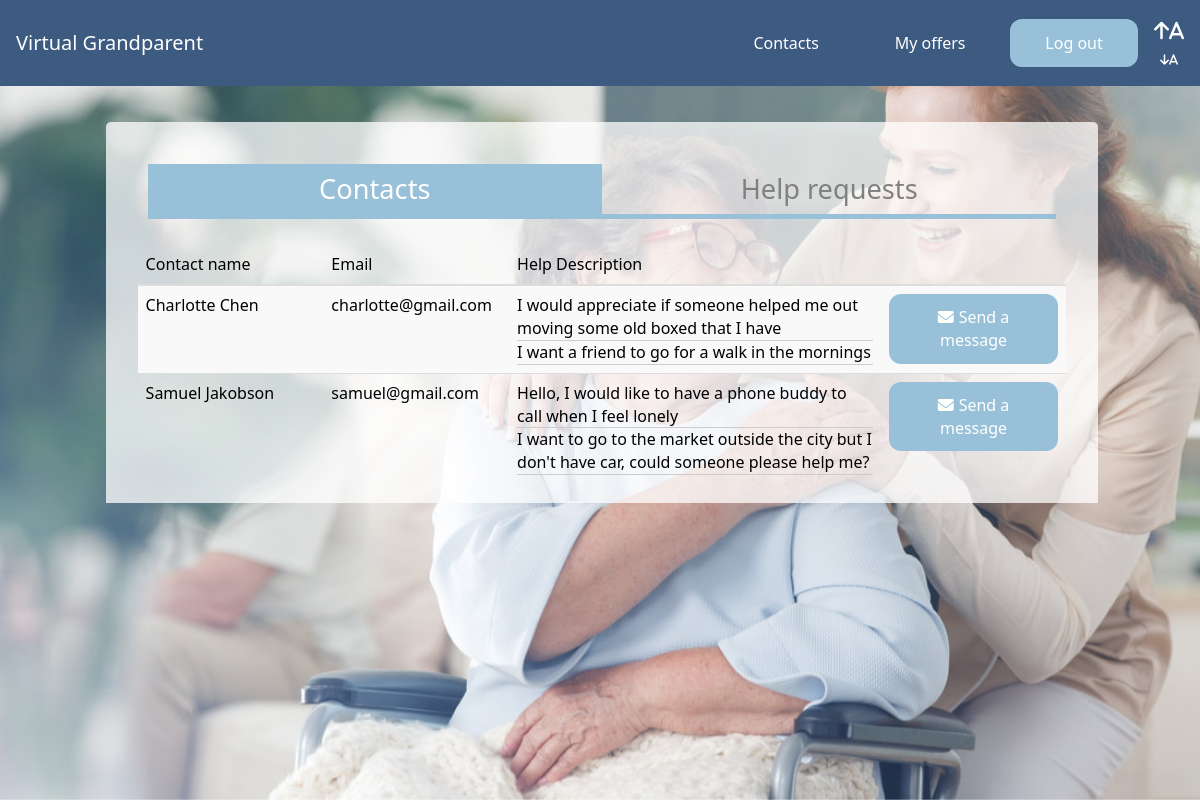
Screenshot of /chats/contacts/ (signed in) with the database file from the repository.
### authentication/models.py (models this page shows)
class User(AbstractUser):
    id = models.AutoField(primary_key=True)
    name = models.CharField(max_length=200)
    surname = models.CharField(max_length=200)
    email = models.EmailField(max_length=200, unique=True)
    username = models.CharField(max_length=200)
    phoneNumber = models.CharField(max_length=200)
    isHelper = models.BooleanField(default=True)
    dateOfBirth = models.DateField(null=true)
    USERNAME_FIELD = 'email'
    REQUIRED_FIELDS = ['username']
    objects = Manager()
    class Meta:
        unique_together = ('email',)

### core/models.py (models this page shows)
class Help(models.Model):
    id = models.AutoField(primary_key=True)
    description = models.TextField(max_length=1000)
    category = models.CharField(choices=HELP_CATEGORIES, max_length=2, default='OT')
    helper = models.ForeignKey(Helper, on_delete=models.CASCADE, null=True)
    oldPerson = models.ForeignKey(OldPerson, on_delete=models.CASCADE)
    date = models.DateField(default=datetime.date.today, blank=True)

### chat/views.py (the view, shortened to what this page needs)
# urls.py: path('contacts/', views.contacts, name='contacts'),
@login_required
def contacts(request):
    current_user = get_current_user(request)
    if current_user.isHelper:
        helper = get_helper_by_id(current_user.id)
        persons = OldPerson.objects.filter(id__in=Help.objects.filter(helper = helper).values("oldPerson"))
        contacts = User.objects.filter(id__in = persons.values("user"))
        for c in contacts:
            old_user = User.objects.filter(email = c).first()
            old_person = OldPerson.objects.filter(user = old_user).first()
            c.helps = Help.objects.filter(helper = helper, oldPerson = old_person)
    return render(request, 'chat/contacts.html', {'contacts': contacts})

### chat/views.py (called while the page is built)
def get_current_user(request):
    return User.objects.filter(email = request.user)[0]

def get_helper_by_id(id):
    return Helper.objects.get(user_id = id)

### templates/chat/contacts.html (shortened to what this page needs)
{% extends 'core/base.html' %}
{% load static %}
{% block static %}
<link rel="stylesheet" href="{% static 'css/cards.css' %}">
<link rel="stylesheet" href="{% static 'css/flexbox.css' %}">
<link rel="stylesheet" href="{% static 'css/table.css' %}">
{% endblock %}
{% block content %}
<div class="p-4 grid-container inline-container">
    <div class="card single-card help_container px-8">
        <div class="flexbox_container">
            <div class="column column-title selected">
                <a href="{% url 'chat:contacts' %}">Contacts</a>
            </div>
            <div class="column column-title">
                {% if request.user.isHelper %}
                <a href="{% url 'core:allHelpRequests' %}">Help requests</a>
                {% else %}
                <a href="{% url 'core:helpRequests' %}">Help Requests</a>
                {% endif %}
            </div>
        </div>
        {% if not contacts %}
            <p class="mb-8">You don't have any contact yet.
                {% if request.user.isHelper %}
                <a href="{% url 'core:allHelpRequests' %}" class="link-text">Click here to see all help requests</a>
                {% else %}
                <a href="{% url 'core:helpRequests' %}" class="link-text">Click here to see your help requests</a>
                {% endif %}
            </p>
        {% else %}
        <table role="table" class="table table-striped" style="width:100%">
            <thead role="rowgroup">
                <tr role="row">
                    <th scope="col" width="20%">Contact name</th>
                    <th scope="col" width="20%">Email</th>
                    <th scope="col" width="40%">Help Description</th>
                    <th scope="col" width="20%"></th>
                </tr>
            </thead>
            <tbody id="requestTable" role="rowgroup">
                {% for c in contacts %}
                <tr role="row">
                    <td>
                        <p>{{ c.name }}</p>
                    </td>
                    <td>
                        <p>{{ c.email }}</p>
                    </td>
                    <td>
                        {% for h in c.helps %}
                        <p>{{ h.description }}</p>
                        {% if c.helps.count > 1 %}
                            <hr/>
                        {% endif %}
                        {% endfor %}
                    </td>
                    <td>
                        <a href="{% url 'chat:chat' c.id %}" class="px-5 py-3 rounded-xl base-button large-button ">
                            <i class="fa fa-envelope fa-space" aria-hidden="true"></i>Send a message
                        </a>
                    </td>
                </tr>
                {% endfor %}
            </tbody>
        </table>
    {% endif %}
    </div>
</div>
{% endblock %}

### static/css/base.css (style rules this page uses)
:root { --blue: #3d5a80; --light-blue: #98c1d9 ; --baby-blue: #e0fbfc; --orange: #ee6c4d; --dark-blue: #293241; --gray: #333333; }
.base-button { background-color: var(--light-blue) !important; color: white; width: 100%; text-align: center; }
.large-button { text-align: center; display: block }
.base-background { background-color: var(white); }
.column { float: left; width: 50%; }
.column-title { text-align: center; color: gray; font-size: 1.7rem; padding: .3rem; border-bottom: 5px solid var(--light-blue); margin-bottom: 1rem; }
.selected { color: white; background: var(--light-blue); }
.fa-space { margin-right: 5px; }
hr { display: block; height: 1px; border: 0; border-top: 4px solid #ccc; margin: 1em 0; padding: 0; }

### static/css/cards.css (style rules this page uses)
:root { --blue: #3d5a80; --light-blue: #98c1d9 ; --baby-blue: #e0fbfc; --orange: #ee6c4d; --dark-blue: #293241; --gray: #333333; }
.grid-container { margin: 20px auto; display:grid; grid-template-columns: auto auto; padding: 2px 16px; text-align: center; justify-content: center; }
.inline-container { grid-template-columns: 85%; }
.card { box-shadow: 0 8px 10px 0 rgba(0,0,0,0.4); transition: 0.3s; width: 90%; border-radius: 5px; background: rgba(255, 255, 255, 0.75); margin: 0 30px; padding: 2rem; text-align: left; float:right; -webkit-column-break-inside: avoid; page-break-inside: avoid; break-inside: avoid; }
.single-card { box-shadow: 0 8px 10px 0 rgba(0,0,0,0.4); transition: 0.3s; border-radius: 5px; background: rgba(255, 255, 255, 0.75); text-align: left; width: 100%; margin-left: 2px; -webkit-column-break-inside: avoid; page-break-inside: avoid; break-inside: avoid; }

### static/css/flexbox.css (style rules this page uses)
.flexbox_container { display: flex; padding: 10px; }
.help_container { box-shadow: none; margin-bottom: -2rem; border-bottom-right-radius: 0; border-bottom-left-radius: 0; padding: 0; padding-top: 2rem; }

### static/css/table.css (style rules this page uses)
.table { display: table; }
.table { width: 100%; max-width: 100%; margin-bottom: 20px; }
table { text-indent: 0; border-color: inherit; border-collapse: collapse; }
table { background-color: transparent; }
table { border-collapse: collapse; border-spacing: 0; }
.table-striped > tbody > tr:nth-of-type(2n+1) { background-color: #f9f9f9; }
.table > tbody > tr > td, .table > tbody > tr > th, .table > tfoot > tr > td, .table > tfoot > tr > th, .table > thead > tr > td, .table > thead > tr > th { padding: 8px; line-height: 1.42857143; vertical-align: top; border-top: 1px solid #ddd; }
.table > thead > tr > th { font-weight: 500; }
th { text-align: left; }
.table > thead:first-child > tr:first-child > th { border-top: 0; }
.table > thead > tr > th { vertical-align: bottom; border-bottom: 2px solid #ddd; }

### rows the page displays
User: name "Charlotte Chen", email "charlotte@gmail.com"
Help: description "I would appreciate if someone helped me out moving some old boxed that I have"
Help: description "I want a friend to go for a walk in the mornings"
User: name "Samuel Jakobson", email "samuel@gmail.com"
Help: description "Hello, I would like to have a phone buddy to call when I feel lonely"
Help: description "I want to go to the market outside the city but I don't have car, could someone please help me?"
